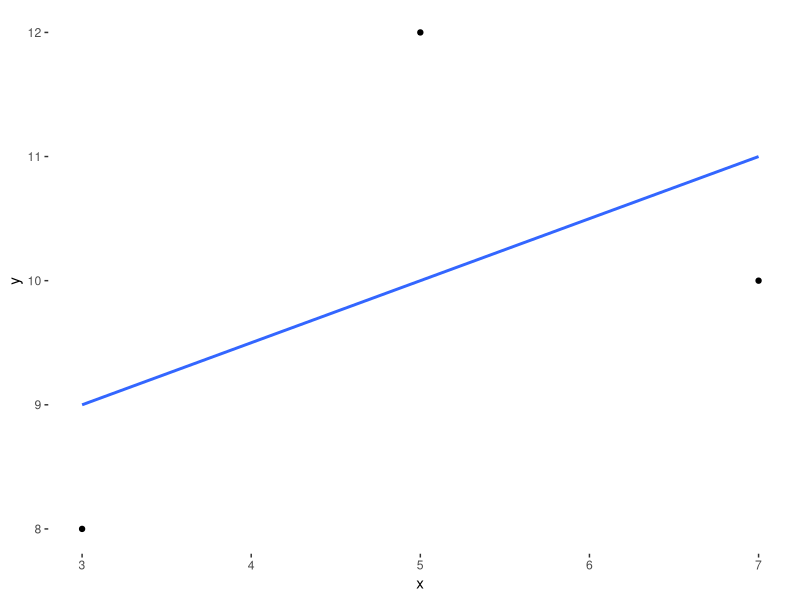
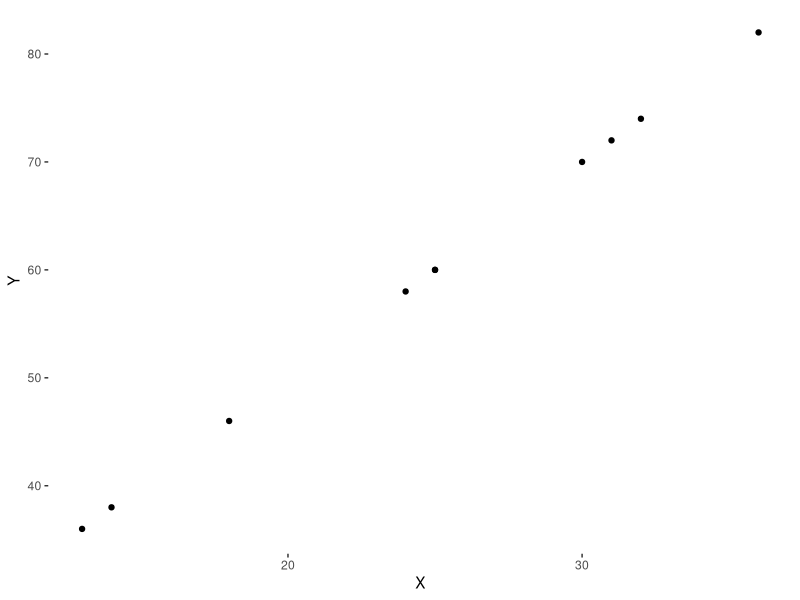
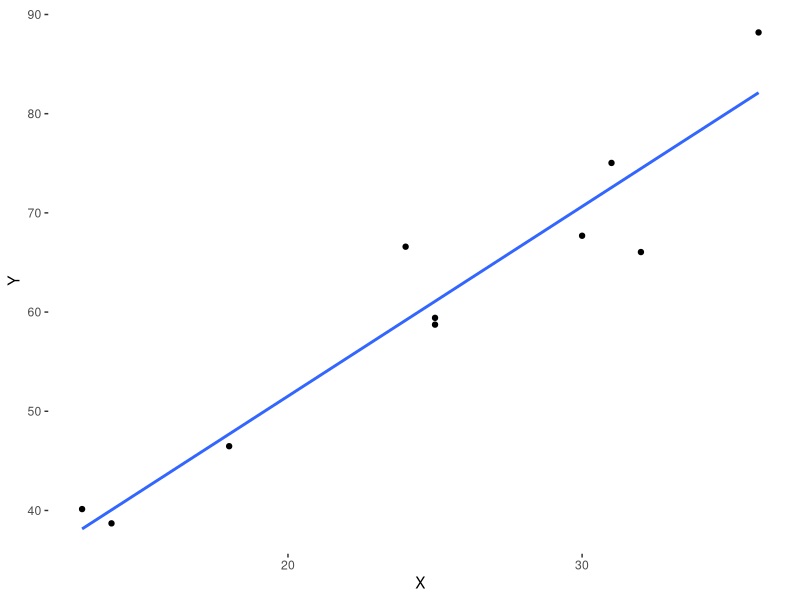
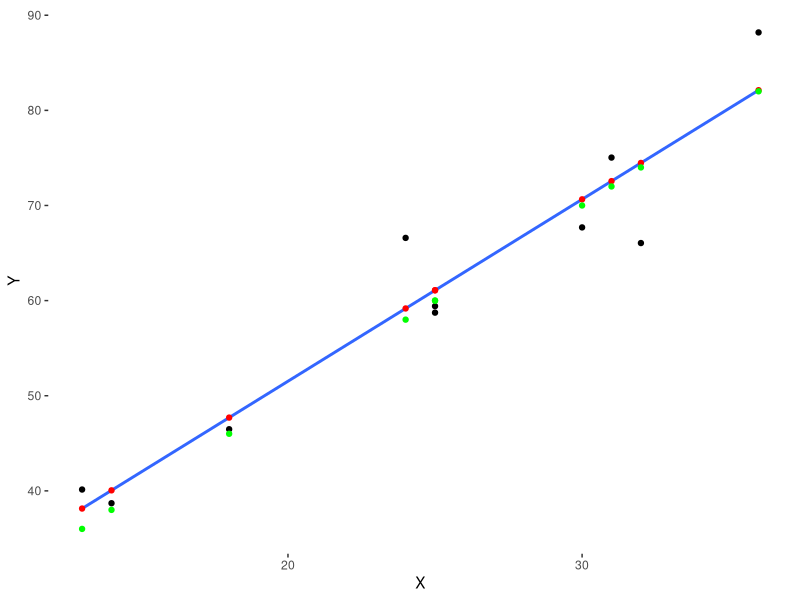
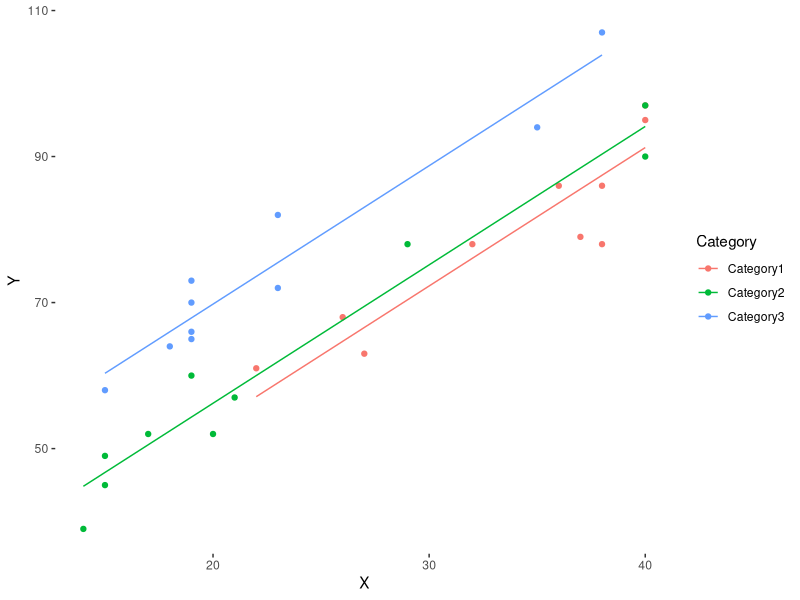
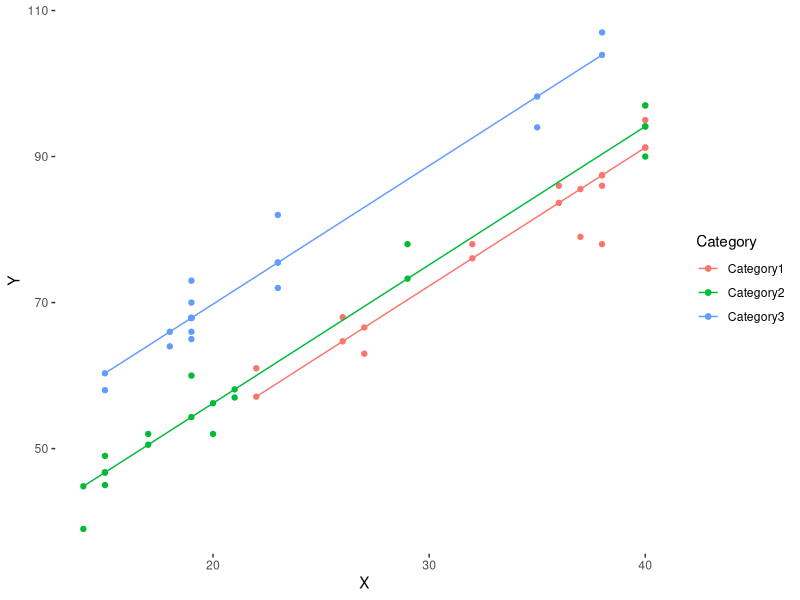

Reproduce these figures in R, in order.
## ---- chunk 1
knitr::opts_chunk$set(echo = FALSE)
## ---- chunk 2

library(tidyverse)
library(kableExtra)

## ---- chunk 3

LSData = data.frame(x = c(3, 5, 7), y = c(8, 12, 10))
knitr::kable(data.frame(LSData)) %>%
  kable_styling(full_width = F, bootstrap_options = "striped", font_size = 9)

## ---- chunk 4

p = ggplot(LSData, aes(x = x, y = y)) + 
  geom_point() +
  geom_smooth(method = "lm", se = F) +
  theme(panel.background = element_rect(fill = "white")) 
p

## ---- chunk 5

N = 10
Beta = 2
Alpha = 10

Data = data.frame(X = sample(seq(from = 10, to =40, by = 1), N, replace = TRUE))
Data = Data %>% mutate(Y =  Alpha + (X*Beta))

p = ggplot (aes(x = X, y = Y), data = Data) + 
  geom_point() +
  theme(panel.background = element_rect(fill = "white")) 
p

## ---- chunk 6

Data = Data %>% mutate(Y =  Y + rnorm(Y,  0 , 5))

p = ggplot (aes(x = X, y = Y), data = Data) + 
  geom_point() + 
  theme(panel.background = element_rect(fill = "white")) +

  geom_smooth(method = "lm", se = F)
p

## ---- chunk 7

mFit <- lm(Y ~ X, data = Data)
knitr::kable(data.frame(round(mFit$coefficients,2))) %>%
  kable_styling(full_width = F, bootstrap_options = "striped", font_size = 9)

## ---- chunk 8

Data$yhat <- predict(mFit, Data)
Data$yhat2  = Alpha + (Data$X * Beta)

p = ggplot (aes(x = X, y = Y), data = Data) + 
  geom_point() + 
  geom_smooth(method = "lm", se = F) +
  geom_point(aes(x = X, y = yhat), color = "red") +
  geom_point(aes(x = X, y = yhat2), color = "green") +
  theme(panel.background = element_rect(fill = "white")) 
p

## ---- chunk 9

# now generate with categorical (discrete variables)

N2 = N*3

# Observations generated have to be multiple of the number of categories 
# (R vectorizes the rnorm function and will insert the rows into the dataframe
# as long as the total is a multiple of the Model column values)

Data = data.frame(
  Category = c("Category1", "Category2", "Category3"), 
  CEffect = c(0, 10, 20), 
  X = sample(seq(from = 10, to =40, by = 1), N2, replace = TRUE))

Data = Data %>% mutate(Intercept =  (Alpha + CEffect)) %>%
                       mutate(Y = Intercept + (X * Beta)) %>%
                       mutate(Y = round(Y + rnorm(nrow(Data), 0, 5),0))
                              
mFit2 <- lm(Y ~ Category + X, data = Data)

knitr::kable(data.frame(round(mFit2$coefficients,2))) %>%
  kable_styling(full_width = F, bootstrap_options = "striped", font_size = 9)

## ---- chunk 10

Data$yhat <- predict(mFit2, Data)

p = ggplot (aes(x = X, y = Y, color = Category), data = Data) + 
  geom_point() +
  geom_line(aes(y = yhat)) +
  theme(panel.background = element_rect(fill = "white")) 

p

## ---- chunk 11

vY = as.matrix(select(Data, Y)) 
mX = model.matrix(Y ~ Category + X,  Data)
vBeta = solve(t(mX)%*%mX, t(mX)%*%vY) # solve using normal equations                    
knitr::kable(data.frame(round(vBeta,2))) %>%
  kable_styling(full_width = F, bootstrap_options = "striped", font_size = 9)

## ---- chunk 12

vBeta2 <- as.numeric(vBeta)
Data$neY <- t(vBeta2%*%t(mX)) 
# compare predictions using NE vs lm - should be the same

p = p + 
  geom_point(aes(x = X, y = neY), data = Data) +
  theme(panel.background = element_rect(fill = "white")) 
p
